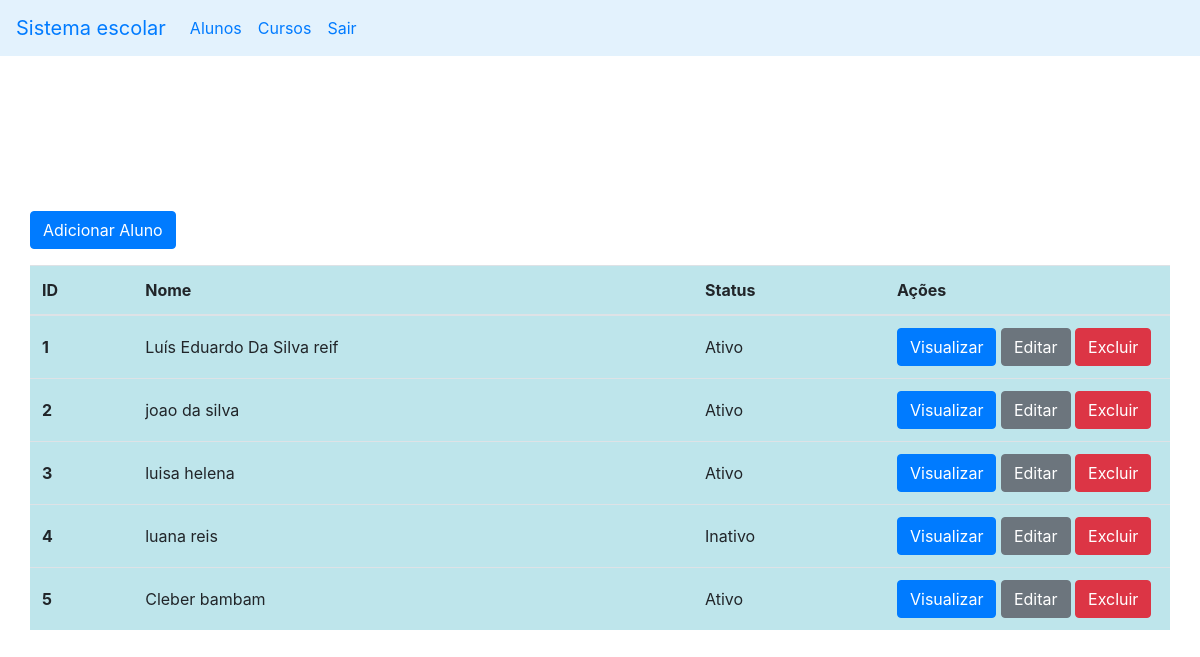
/view/alunos.php, run on the app's committed database.
### tables this page shows
CREATE TABLE `students` (
  `id` int(11) NOT NULL,
  `name` varchar(150) NOT NULL,
  `email` varchar(250) NOT NULL,
  `password` varchar(30) NOT NULL,
  `phone` varchar(15) NOT NULL,
  `course` int(150) NOT NULL,
  `status` tinyint(1) NOT NULL,
  `created_at` timestamp NOT NULL DEFAULT current_timestamp(),
  `updated_at` timestamp NULL DEFAULT NULL
);

### models/Student.php (called while the page is built, shortened)
<?php
class Student {
  private $id;
  private $name;
  private $status;
  public function getId() {
    return $this->id;
  }
  public function setId($id) {
    $this->id = $id;
  }
  public function getName() {
    return $this->name;
  }
  public function setName($name) {
    $this->name = $name;
  }
  public function getStatus() {
    if($this->status === '1') {
      return 1;
    } else {
      return 0;
    }
  }
  public function setStatus($status) {
    $this->status = $status;
  }
}

### view/alunos.php (the view)
  <?php
  include_once './header.php';
  include_once '../config.php';
  include_once '../models/Student.php';
  $sql = $pdo->query("SELECT * FROM Students");
  $array = [];
  if($sql->rowCount() > 0){
    $data = $sql->fetchAll();
    foreach($data as $row) {
      $student = new Student();
      $student->setId($row['id']);
      $student->setName($row['name']);
      $student->setEmail($row['email']);
      $student->setPassword($row['password']);
      $student->setPhone($row['phone']);
      $student->setCourse($row['course']);
      $student->setStatus($row['status']);
      $student->setCreatedAt($row['created_at']);
      $student->setUpdatedAt($row['updated_at']);
      $array[] = $student;
    }
  }
  ?>
  <main class="d-flex container align-items-center" style="height: calc(100vh - 56px); ">
    <div class="div" style="width: 100%;">
      <div class="row">
        <a type="button" class="btn btn-primary" href="./adicionar_aluno.php">Adicionar Aluno</a>
      </div>
      <div class="row mt-3">
        <table class="table table-hover table-info">
          <thead>
            <tr>
              <th scope="col">ID</th>
              <th scope="col">Nome</th>
              <th scope="col">Status</th>
              <th scope="col">Ações</th>
            </tr>
          </thead>
          <tbody>
            <?php foreach($array as $student): ?>
            <tr>
              <th scope="row" class="align-middle"><?= $student->getId();?></th>
              <td class="align-middle"><?=$student->getName();?></td>
              <td class="align-middle"><?php if($student->getStatus() == 1) {echo 'Ativo';} else {echo 'Inativo';}?></td>
              <td style="width: 25%">
                <a type="button" class="btn btn-primary" href="./visualizar_aluno.php?id=<?=$student->getId();?>">Visualizar</a>
                <a type="button" class="btn btn-secondary" href="./editar_aluno.php?id=<?=$student->getId();?>">Editar</a>
                <a type="button" class="btn btn-danger" href="../controllers/excluir_aluno_action.php?id=<?=$student->getId();?>">Excluir</a>
              </td>
            </tr>
            <?php endforeach; ?>
          </tbody>
        </table>
      </div>
    </div>
  </main>
</body>
</html>

### data on the page
students: id "1", name "Luís Eduardo Da Silva reif", status "Ativo"
students: id "2", name "joao da silva", status "Ativo"
students: id "3", name "luisa helena", status "Ativo"
students: id "4", name "luana reis", status "Inativo"
students: id "5", name "Cleber bambam", status "Ativo"
